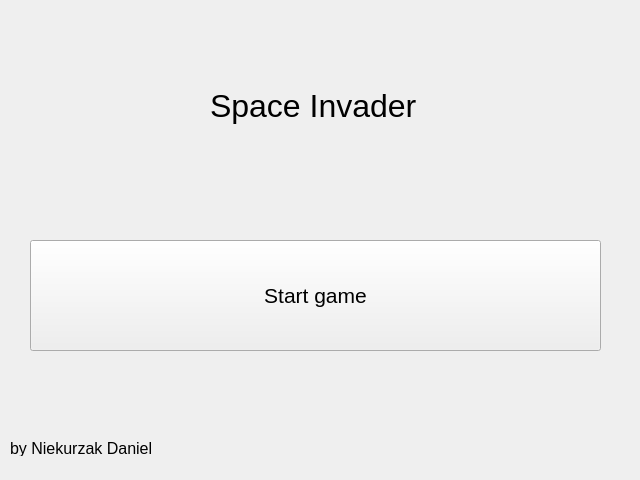
<?xml version="1.0" encoding="UTF-8"?>
<ui version="4.0">
 <class>StartGame</class>
 <widget class="QWidget" name="StartGame">
  <property name="geometry">
   <rect>
    <x>0</x>
    <y>0</y>
    <width>640</width>
    <height>480</height>
   </rect>
  </property>
  <property name="windowTitle">
   <string>Form</string>
  </property>
  <widget class="QPushButton" name="startGameButton">
   <property name="geometry">
    <rect>
     <x>30</x>
     <y>240</y>
     <width>571</width>
     <height>111</height>
    </rect>
   </property>
   <property name="font">
    <font>
     <pointsize>16</pointsize>
    </font>
   </property>
   <property name="text">
    <string>Start game</string>
   </property>
  </widget>
  <widget class="QLabel" name="label">
   <property name="geometry">
    <rect>
     <x>210</x>
     <y>80</y>
     <width>221</width>
     <height>51</height>
    </rect>
   </property>
   <property name="font">
    <font>
     <pointsize>24</pointsize>
    </font>
   </property>
   <property name="layoutDirection">
    <enum>Qt::LeftToRight</enum>
   </property>
   <property name="autoFillBackground">
    <bool>false</bool>
   </property>
   <property name="text">
    <string>Space Invader</string>
   </property>
  </widget>
  <widget class="QLabel" name="label_2">
   <property name="geometry">
    <rect>
     <x>10</x>
     <y>440</y>
     <width>211</width>
     <height>16</height>
    </rect>
   </property>
   <property name="font">
    <font>
     <pointsize>12</pointsize>
    </font>
   </property>
   <property name="text">
    <string>by Niekurzak Daniel</string>
   </property>
  </widget>
 </widget>
 <resources/>
 <connections/>
</ui>
